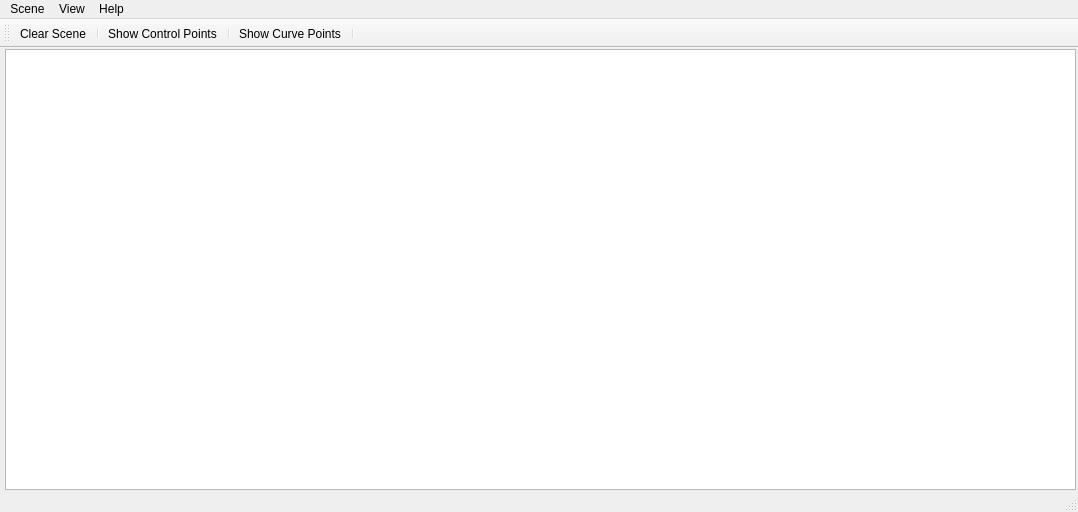
<?xml version="1.0" encoding="UTF-8"?>
<ui version="4.0">
  <class>MainWindow</class>
  <widget class="QMainWindow" name="MainWindow">
    <property name="geometry">
      <rect>
        <x>0</x>
        <y>0</y>
        <width>1078</width>
        <height>512</height>
      </rect>
    </property>
    <property name="windowTitle">
      <string>Curve Editor</string>
    </property>
    <property name="windowIcon">
      <iconset resource="Resource.qrc">
        <normaloff>:/images/images/icon.png</normaloff>:/images/images/icon.png
      </iconset>
    </property>
    <widget class="QWidget" name="centralWidget">
      <property name="styleSheet">
        <string notr="true"/>
      </property>
      <widget class="QGraphicsView" name="graphicsView">
        <property name="geometry">
          <rect>
            <x>5</x>
            <y>1</y>
            <width>1071</width>
            <height>441</height>
          </rect>
        </property>
        <property name="styleSheet">
          <string notr="true"/>
        </property>
      </widget>
    </widget>
    <widget class="QMenuBar" name="menuBar">
      <property name="geometry">
        <rect>
          <x>0</x>
          <y>0</y>
          <width>1078</width>
          <height>21</height>
        </rect>
      </property>
      <widget class="QMenu" name="menuScene">
        <property name="title">
          <string>Scene</string>
        </property>
        <addaction name="actionClear_Scene"/>
      </widget>
      <widget class="QMenu" name="menuView">
        <property name="title">
          <string>View</string>
        </property>
        <addaction name="actionTool_Bar"/>
        <addaction name="actionStatus_bar"/>
      </widget>
      <widget class="QMenu" name="menuHelp">
        <property name="title">
          <string>Help</string>
        </property>
        <addaction name="actionAbout"/>
      </widget>
      <addaction name="menuScene"/>
      <addaction name="menuView"/>
      <addaction name="menuHelp"/>
    </widget>
    <widget class="QStatusBar" name="statusBar"/>
    <widget class="QToolBar" name="toolBar">
      <property name="windowTitle">
        <string>toolBar</string>
      </property>
      <attribute name="toolBarArea">
        <enum>TopToolBarArea</enum>
      </attribute>
      <attribute name="toolBarBreak">
        <bool>false</bool>
      </attribute>
      <addaction name="actionClear_Scene"/>
      <addaction name="separator"/>
      <addaction name="actionShow_Control_Points"/>
      <addaction name="separator"/>
      <addaction name="actionShow_Curve_Points"/>
      <addaction name="separator"/>
    </widget>
    <action name="actionClear_Scene">
      <property name="text">
        <string>Clear Scene</string>
      </property>
    </action>
    <action name="actionTool_Bar">
      <property name="checkable">
        <bool>true</bool>
      </property>
      <property name="checked">
        <bool>true</bool>
      </property>
      <property name="text">
        <string>Tool Bar</string>
      </property>
    </action>
    <action name="actionStatus_bar">
      <property name="checkable">
        <bool>true</bool>
      </property>
      <property name="checked">
        <bool>true</bool>
      </property>
      <property name="text">
        <string>Status bar</string>
      </property>
    </action>
    <action name="actionAbout">
      <property name="text">
        <string>About Curve Editor...</string>
      </property>
    </action>
    <action name="actionShow_Control_Points">
      <property name="checkable">
        <bool>true</bool>
      </property>
      <property name="checked">
        <bool>false</bool>
      </property>
      <property name="text">
        <string>Show Control Points</string>
      </property>
    </action>
    <action name="actionShow_Curve_Points">
      <property name="checkable">
        <bool>true</bool>
      </property>
      <property name="text">
        <string>Show Curve Points</string>
      </property>
      <property name="toolTip">
        <string>Show Curve Points</string>
      </property>
      <property name="shortcut">
        <string>Alt+U</string>
      </property>
    </action>
  </widget>
  <layoutdefault spacing="6" margin="11"/>
  <resources>
    <include location="Resource.qrc"/>
  </resources>
  <connections/>
</ui>
